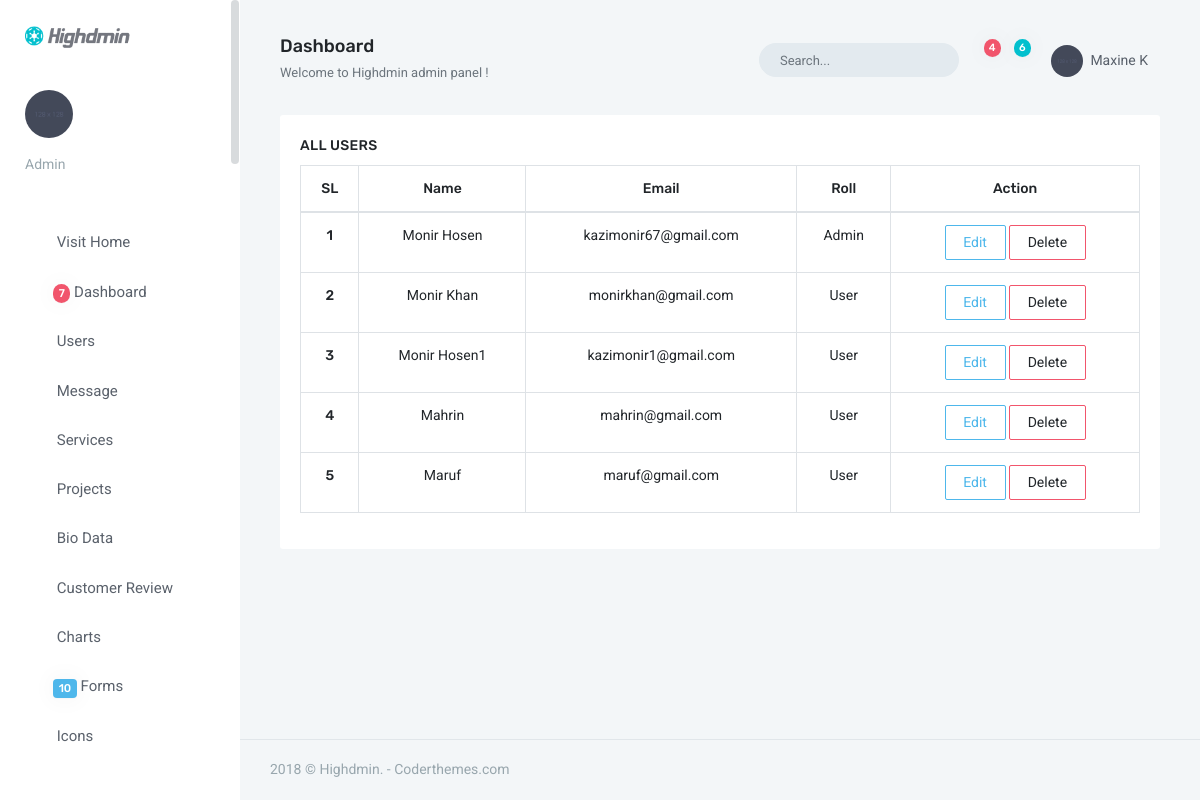
Page /WEB_DEV_2002/backend/user/all-users.php on the committed database.
### tables this page shows
CREATE TABLE `users` (
  `id` int(10) UNSIGNED NOT NULL,
  `name` varchar(255) DEFAULT NULL,
  `email` varchar(255) NOT NULL,
  `password` varchar(255) NOT NULL,
  `phone` varchar(255) DEFAULT NULL,
  `gender` varchar(255) DEFAULT NULL,
  `status` int(11) NOT NULL DEFAULT '1' COMMENT '1=active,2=deactive',
  `user_role` tinyint(4) NOT NULL DEFAULT '1' COMMENT '1=user,2=admin'
);

### WEB_DEV_2002/backend/user/all-users.php (the view)
<?php
    require '../inc/header.php';
    require '../../db.php';
?>
<div class="content">
                    <div class="container-fluid">
                        <div class="row">
                            <div class="col-lg-12">
                                <div class="card-box">
                                    <h4 class="m-t-0 header-title">ALL USERS</h4>
                                    <table class="table table-bordered text-center">
                                        <thead>
                                        <tr>
                                            <th>SL</th>
                                            <th>Name</th>
                                            <th>Email</th>
                                            <th>Roll</th>
                                            <th>Action</th>
                                        </tr>
                                        </thead>
                                        <tbody>
                                            <?php
                                            $select="SELECT * FROM users WHERE status=1 ORDER BY id ASC";
                                            $query=mysqli_query($db,$select);
                                            foreach ($query as $key => $value) {
                                                ?>
                                                <tr class="text-center">
                                                    <th scope="row"><?php echo $key+1?></th>
                                                    <td><?php echo $value['name']?></td>
                                                    <td><?php echo $value['email']?></td>
                                                    <td><?php echo $value['user_role'] == 1 ? 'User':'Admin' ?></td>
                                                    <td ><a href="../../user-edit.php?id=<?php echo $value['id']?>" class="btn btn-outline-info">Edit</a>
                                                    <a data-id="<?php echo $value['id']?>" class="btn btn-outline-danger delete">Delete</a>
                                                    </td>
                                                </tr>
                                                <?php
                                            }
                                            ?>
                                        </tbody>
                                    </table>
                                </div>
                            </div>
                        </div>
                    </div>
</div>
<?php require '../inc/footer.php'; ?>

### rows in the picture
users: name "Monir Hosen", email "kazimonir67@gmail.com", user_role "Admin"
users: name "Monir Khan", email "monirkhan@gmail.com", user_role "User"
users: name "Monir Hosen1", email "kazimonir1@gmail.com", user_role "User"
users: name "Mahrin", email "mahrin@gmail.com", user_role "User"
users: name "Maruf", email "maruf@gmail.com", user_role "User"
